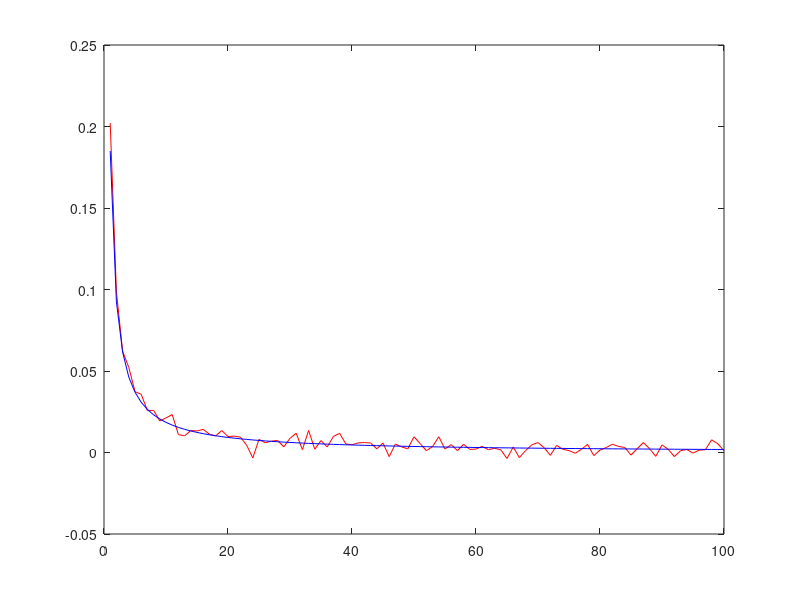

The MATLAB script that drew this image:
E = [];
ps = 1:1:100;
for p=ps
    p
    numsamp = 100;
    samps = randn(numsamp, p);
    rownorms = sqrt(sum(samps.*samps,2));
    nsamps = bsxfun(@rdivide,samps,rownorms);
    E(end+1) = mean(mean(abs(nsamps), 1));
end
Proc = E .* sqrt(ps);

empr = Proc-sqrt(2/pi);
coeflin = mean(empr .* ps);
plot(ps, empr, 'r', ...
    ps, coeflin./ps, 'b');
